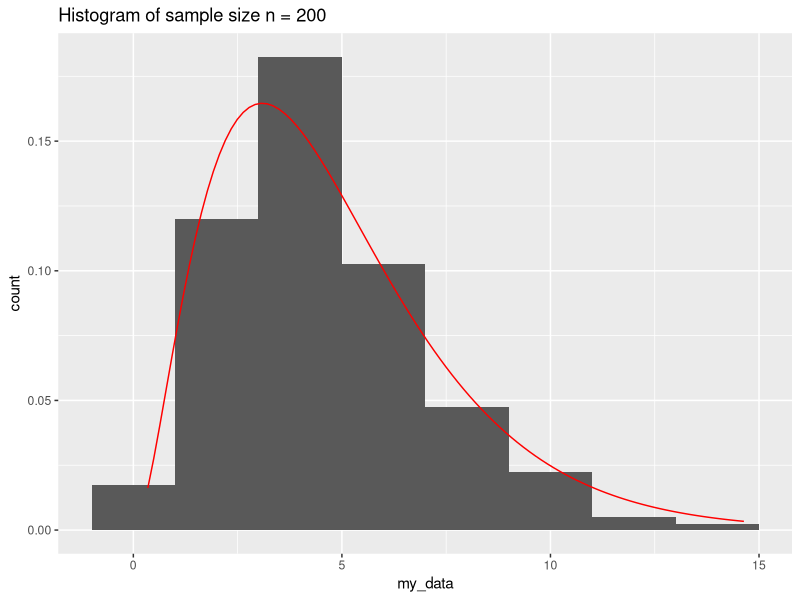
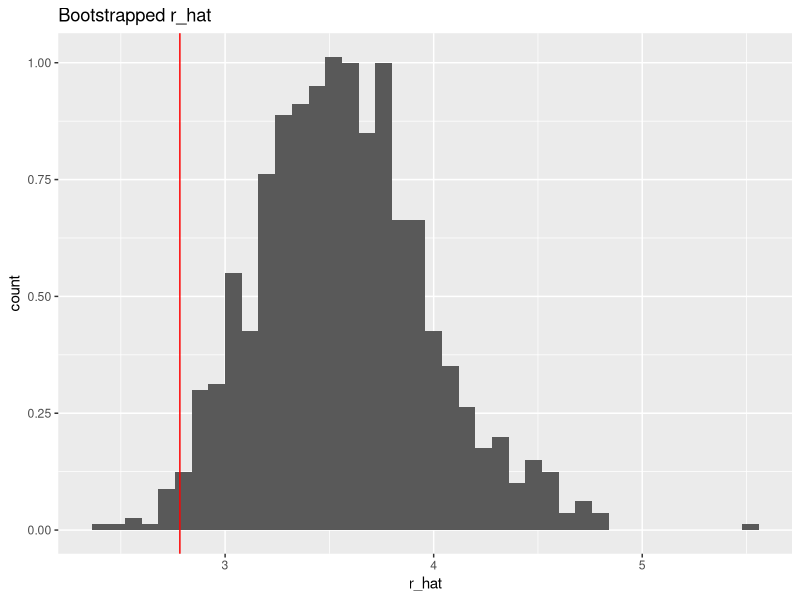
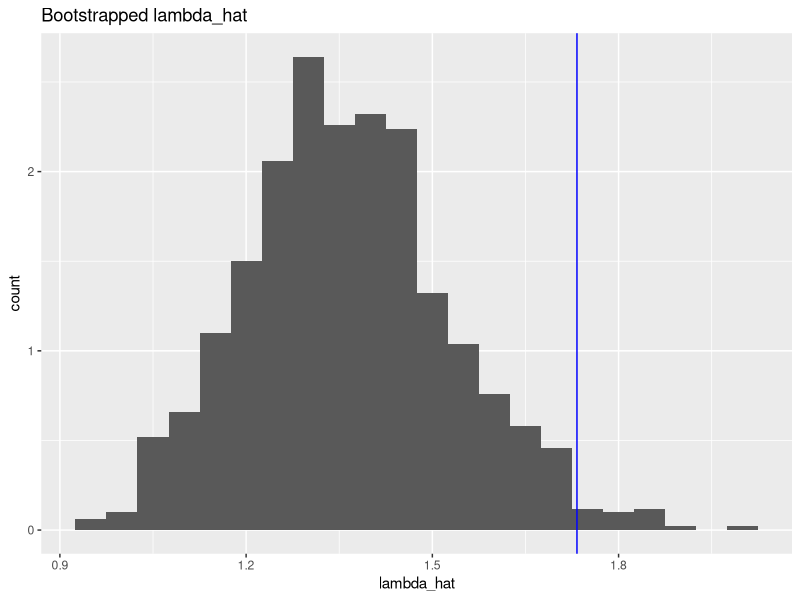
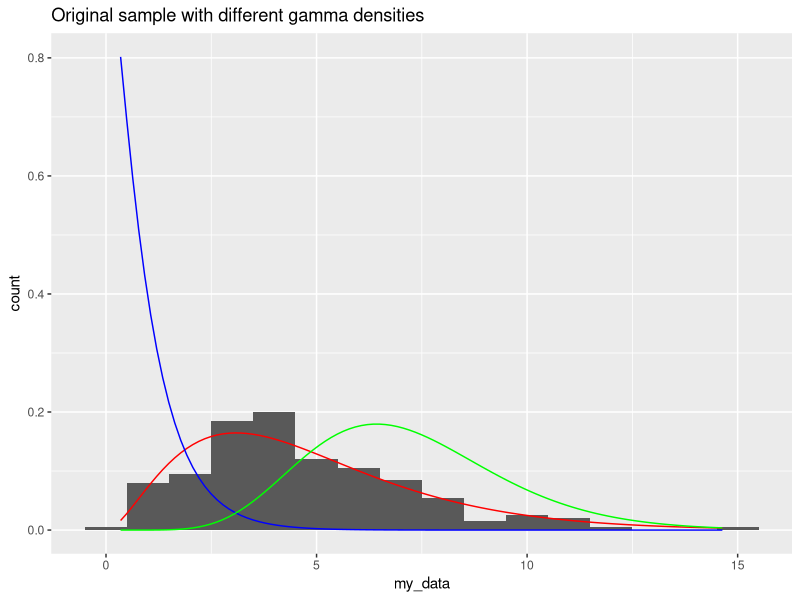
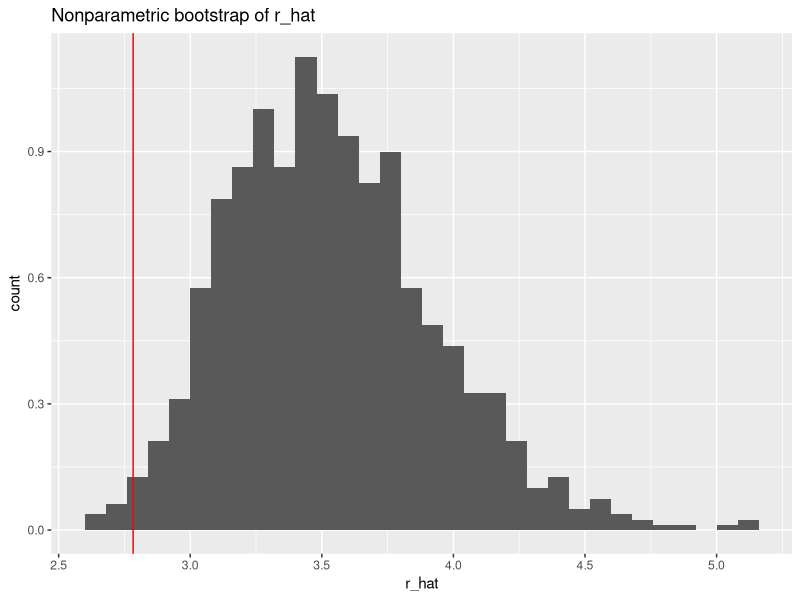
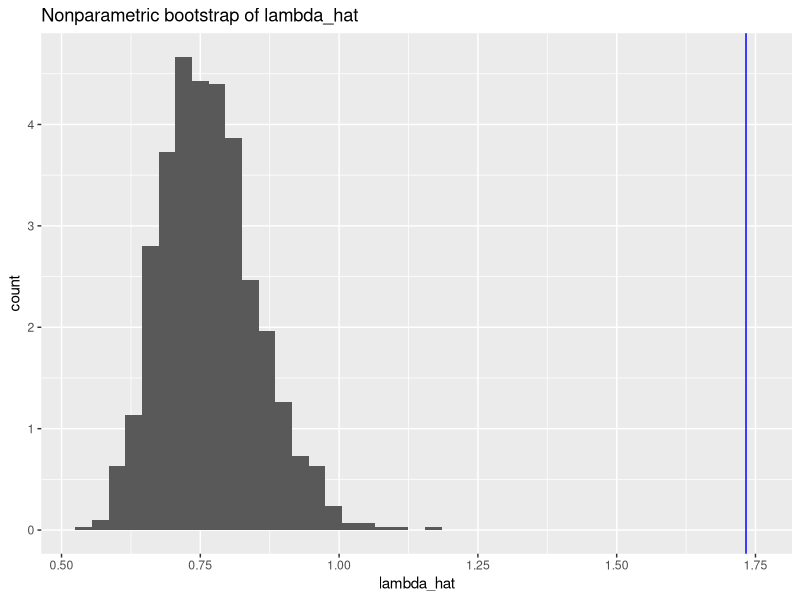

Reproduce these figures in R, in order.
## ---- chunk 1
library(ggplot2)
knitr::opts_chunk$set(cache = TRUE)
## ---- chunk 2
r = runif(1, 2, 4)
lambda = runif(1, 1, 2)
gamma_sample = data.frame(x = rgamma(200, shape = r, scale = lambda))
lambda
r
ggplot(gamma_sample, aes(x=gamma_sample$x)) + 
      geom_histogram(binwidth = 2, aes(y=stat(density))) +
      stat_function(fun=dgamma, args=list(shape=r,scale=lambda), col='red') + 
     labs(title = "Histogram of sample size n = 200", x= "my_data", y="count")
## ---- chunk 3
sample_mean = mean(gamma_sample$x)
sample_variance = mean((gamma_sample$x)^2) - (mean(gamma_sample$x))^2
r_MOM = (sample_mean)^2/(sample_variance)
lambda_MOM = sample_mean/sample_variance
lambda_MOM
r_MOM
#generate 1000 samples of size 200 with lambda_MOM and r_MOM parameters
samples_1000 = replicate(1000, rgamma(200, shape = r_MOM, scale = lambda_MOM))
#find 1000 r and lambda using MOM for each sample
sampled_r = c()
sampled_lambda = c()
for(i in c(1:1000)){
  this_mean = mean(samples_1000[,i])
  this_variance = mean((samples_1000[,i])^2) - (mean(samples_1000[,i]))^2
  this_r = (this_mean)^2/(this_variance)
  this_lambda = this_mean/this_variance
  sampled_r = c(sampled_r, this_r)
  sampled_lambda = c(sampled_lambda, this_lambda)
}

#plot the histograms
df = data.frame(sampled_r, sampled_lambda)
sampled_r_hist = ggplot(df, aes(x=df$sampled_r)) +
                 geom_histogram(binwidth = 0.08, aes(y=stat(density))) +
                 geom_vline(xintercept = r, col = "red") + 
                 labs(title = "Bootstrapped r_hat", x="r_hat" , y="count")

sampled_lambda_hist = ggplot(df, aes(x=df$sampled_lambda)) +
                 geom_histogram(binwidth = 0.05, aes(y=stat(density))) +
                 geom_vline(xintercept = lambda, col = "blue") + 
                 labs(title = "Bootstrapped lambda_hat", x="lambda_hat" , y="count")

#Estimate standard erros
SE_r = sd(df$sampled_r)
SE_lambda = sd(df$sampled_lambda)

SE_r
SE_lambda
sampled_r_hist
sampled_lambda_hist
## ---- chunk 4
r_5th = quantile(gamma_sample$x, 0.05)
r_95th = quantile(gamma_sample$x, 0.95)
r_5th
r_95th

ggplot(gamma_sample, aes(x)) + 
  geom_histogram(binwidth = 1, aes(y=stat(density))) +
  stat_function(fun=dgamma, args=list(shape=r,scale=lambda), col='red') + 
  stat_function(fun=dgamma, args=list(shape=r_5th,scale=lambda_MOM), col='blue') +
  stat_function(fun=dgamma, args=list(shape=r_95th,scale=lambda_MOM), col='green') + 
  labs(title = "Original sample with different gamma densities", x="my_data" , y="count")
## ---- chunk 5
bootstrap_resamples = replicate(1000, sample(gamma_sample$x, size=200, replace = TRUE))
bootstraped_r = c()
bootstraped_lambda = c()
for(i in c(1:1000)){
  resample_mean = mean(bootstrap_resamples[,i])
  resample_variance = mean((bootstrap_resamples[,i])^2) - (mean(bootstrap_resamples[,i]))^2
  resample_r = (resample_mean)^2/(resample_variance)
  resample_lambda = resample_mean/resample_variance
  bootstraped_r = c(bootstraped_r, resample_r)
  bootstraped_lambda = c(bootstraped_lambda, resample_lambda)
}

#plot the histograms
bootstrapped_parameters = data.frame(bootstraped_r, bootstraped_lambda)
bootstraped_r_hist = ggplot(bootstrapped_parameters,         aes(x=bootstrapped_parameters$bootstraped_r)) + 
                  geom_histogram(binwidth = 0.08, aes(y=stat(density))) +
                  geom_vline(xintercept = r, col = "red") + 
                  labs(title = "Nonparametric bootstrap of r_hat", x="r_hat" , y="count")

bootstraped_lambda_hist = ggplot(bootstrapped_parameters, aes(x=bootstrapped_parameters$bootstraped_lambda)) + 
                  geom_histogram(binwidth = 0.03, aes(y=stat(density))) +                   geom_vline(xintercept = lambda, col = "blue") + 
                  labs(title = "Nonparametric bootstrap of lambda_hat", x="lambda_hat", y="count")  

#Estimate standard erros
SE_r_nonpara = sd(bootstrapped_parameters$bootstraped_r)
SE_lambda_nonpara = sd(bootstrapped_parameters$bootstraped_lambda)

SE_r_nonpara
SE_lambda_nonpara
bootstraped_r_hist
bootstraped_lambda_hist

## ---- chunk 6
#Create function to optimize with Newton's Method
fun = function(para, x) {
  r = para[1]
  lambda = para[2]
  -sum(r * log(lambda) + (r - 1)*log(x) - lambda * x - log(gamma(r)))
}

mle = optim(par = c(r_MOM, lambda_MOM), fn = fun, x=gamma_sample$x)

r_mle = mle$par[1]
lambda_mle = mle$par[2]
r_mle
lambda_mle
